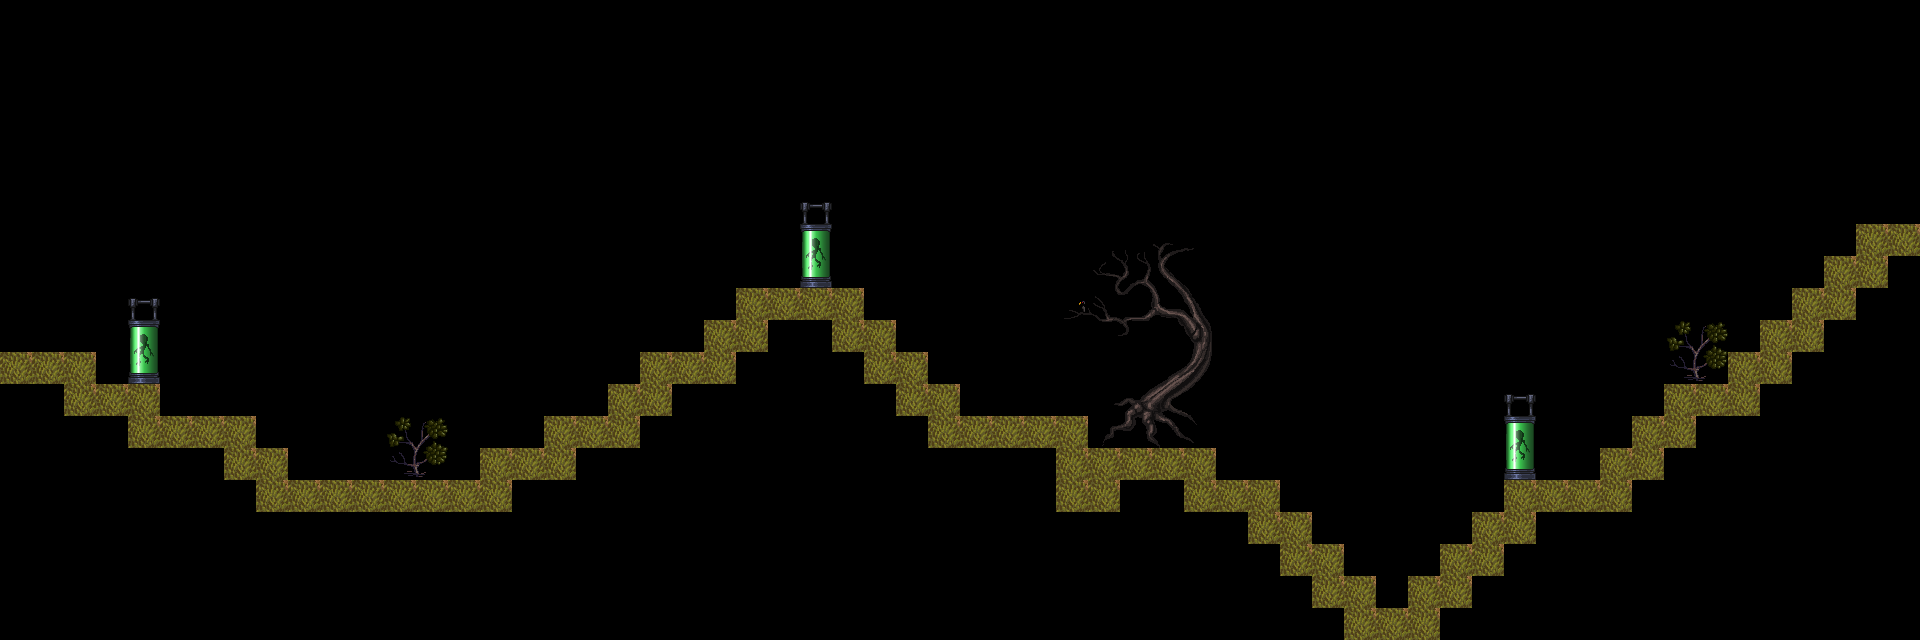

This is a level from a 2D game, rendered from its Tiled map with the project's own tilesets. A one-line summary and the complete map file follow:
An orthogonal 60x20 tile map with 32x32 px tiles, 2 tile layers (Tile Layer 1, Tile Layer 2).

<map version="1.2" tiledversion="1.3.3" orientation="orthogonal" renderorder="right-down" width="60" height="20" tilewidth="32" tileheight="32" infinite="0" nextlayerid="3" nextobjectid="1">
 <tileset firstgid="1" name="tileset3" tilewidth="32" tileheight="32" tilecount="900" columns="30">
  <image source="tileset3.png" width="960" height="960" />
 </tileset>
 <layer id="1" name="Tile Layer 1" width="60" height="20">
  <data encoding="csv">
0,0,0,0,0,0,0,0,0,0,0,0,0,0,0,0,0,0,0,0,0,0,0,0,0,0,0,0,0,0,0,0,0,0,0,0,0,0,0,0,0,0,0,0,0,0,0,0,0,0,0,0,0,0,0,0,0,0,0,0,
0,0,0,0,0,0,0,0,0,0,0,0,0,0,0,0,0,0,0,0,0,0,0,0,0,0,0,0,0,0,0,0,0,0,0,0,0,0,0,0,0,0,0,0,0,0,0,0,0,0,0,0,0,0,0,0,0,0,0,0,
0,0,0,0,0,0,0,0,0,0,0,0,0,0,0,0,0,0,0,0,0,0,0,0,0,0,0,0,0,0,0,0,0,0,0,0,0,0,0,0,0,0,0,0,0,0,0,0,0,0,0,0,0,0,0,0,0,0,0,0,
0,0,0,0,0,0,0,0,0,0,0,0,0,0,0,0,0,0,0,0,0,0,0,0,0,0,0,0,0,0,0,0,0,0,0,0,0,0,0,0,0,0,0,0,0,0,0,0,0,0,0,0,0,0,0,0,0,0,0,0,
0,0,0,0,0,0,0,0,0,0,0,0,0,0,0,0,0,0,0,0,0,0,0,0,0,0,0,0,0,0,0,0,0,0,0,0,0,0,0,0,0,0,0,0,0,0,0,0,0,0,0,0,0,0,0,0,0,0,0,0,
0,0,0,0,0,0,0,0,0,0,0,0,0,0,0,0,0,0,0,0,0,0,0,0,0,0,0,0,0,0,0,0,0,0,0,0,0,0,0,0,0,0,0,0,0,0,0,0,0,0,0,0,0,0,0,0,0,0,0,0,
0,0,0,0,0,0,0,0,0,0,0,0,0,0,0,0,0,0,0,0,0,0,0,0,0,0,0,0,0,0,0,0,0,0,0,0,0,0,0,0,0,0,0,0,0,0,0,0,0,0,0,0,0,0,0,0,0,0,0,0,
0,0,0,0,0,0,0,0,0,0,0,0,0,0,0,0,0,0,0,0,0,0,0,0,0,0,0,0,0,0,0,0,0,0,0,0,0,0,0,0,0,0,0,0,0,0,0,0,0,0,0,0,0,0,0,0,0,0,858,858,
0,0,0,0,0,0,0,0,0,0,0,0,0,0,0,0,0,0,0,0,0,0,0,0,0,0,0,0,0,0,0,0,0,0,0,0,0,0,0,0,0,0,0,0,0,0,0,0,0,0,0,0,0,0,0,0,0,858,858,0,
0,0,0,0,0,0,0,0,0,0,0,0,0,0,0,0,0,0,0,0,0,0,0,858,858,858,858,0,0,0,0,0,0,0,0,0,0,0,0,0,0,0,0,0,0,0,0,0,0,0,0,0,0,0,0,0,858,858,0,0,
0,0,0,0,0,0,0,0,0,0,0,0,0,0,0,0,0,0,0,0,0,0,858,858,0,0,858,858,0,0,0,0,0,0,0,0,0,0,0,0,0,0,0,0,0,0,0,0,0,0,0,0,0,0,0,858,858,0,0,0,
858,858,858,0,0,0,0,0,0,0,0,0,0,0,0,0,0,0,0,0,858,858,858,0,0,0,0,858,858,0,0,0,0,0,0,0,0,0,0,0,0,0,0,0,0,0,0,0,0,0,0,0,0,0,858,858,0,0,0,0,
0,0,858,858,858,0,0,0,0,0,0,0,0,0,0,0,0,0,0,858,858,0,0,0,0,0,0,0,858,858,0,0,0,0,0,0,0,0,0,0,0,0,0,0,0,0,0,0,0,0,0,0,858,858,858,0,0,0,0,0,
0,0,0,0,858,858,858,858,0,0,0,0,0,0,0,0,0,858,858,858,0,0,0,0,0,0,0,0,0,858,858,858,858,858,0,0,0,0,0,0,0,0,0,0,0,0,0,0,0,0,0,858,858,0,0,0,0,0,0,0,
0,0,0,0,0,0,0,858,858,0,0,0,0,0,0,858,858,858,0,0,0,0,0,0,0,0,0,0,0,0,0,0,0,858,858,858,858,858,0,0,0,0,0,0,0,0,0,0,0,0,858,858,0,0,0,0,0,0,0,0,
0,0,0,0,0,0,0,0,858,858,858,858,858,858,858,858,0,0,0,0,0,0,0,0,0,0,0,0,0,0,0,0,0,858,858,0,0,858,858,858,0,0,0,0,0,0,0,858,858,858,858,0,0,0,0,0,0,0,0,0,
0,0,0,0,0,0,0,0,0,0,0,0,0,0,0,0,0,0,0,0,0,0,0,0,0,0,0,0,0,0,0,0,0,0,0,0,0,0,0,858,858,0,0,0,0,0,858,858,0,0,0,0,0,0,0,0,0,0,0,0,
0,0,0,0,0,0,0,0,0,0,0,0,0,0,0,0,0,0,0,0,0,0,0,0,0,0,0,0,0,0,0,0,0,0,0,0,0,0,0,0,858,858,0,0,0,858,858,0,0,0,0,0,0,0,0,0,0,0,0,0,
0,0,0,0,0,0,0,0,0,0,0,0,0,0,0,0,0,0,0,0,0,0,0,0,0,0,0,0,0,0,0,0,0,0,0,0,0,0,0,0,0,858,858,0,858,858,0,0,0,0,0,0,0,0,0,0,0,0,0,0,
0,0,0,0,0,0,0,0,0,0,0,0,0,0,0,0,0,0,0,0,0,0,0,0,0,0,0,0,0,0,0,0,0,0,0,0,0,0,0,0,0,0,858,858,858,0,0,0,0,0,0,0,0,0,0,0,0,0,0,0
</data>
 </layer>
 <layer id="2" name="Tile Layer 2" width="60" height="20">
  <data encoding="csv">
0,0,0,0,0,0,0,0,0,0,0,0,0,0,0,0,0,0,0,0,0,0,0,0,0,0,0,0,0,0,0,0,0,0,0,0,0,0,0,0,0,0,0,0,0,0,0,0,0,0,0,0,0,0,0,0,0,0,0,0,
0,0,0,0,0,0,0,0,0,0,0,0,0,0,0,0,0,0,0,0,0,0,0,0,0,0,0,0,0,0,0,0,0,0,0,0,0,0,0,0,0,0,0,0,0,0,0,0,0,0,0,0,0,0,0,0,0,0,0,0,
0,0,0,0,0,0,0,0,0,0,0,0,0,0,0,0,0,0,0,0,0,0,0,0,0,0,0,0,0,0,0,0,0,0,0,0,0,0,0,0,0,0,0,0,0,0,0,0,0,0,0,0,0,0,0,0,0,0,0,0,
0,0,0,0,0,0,0,0,0,0,0,0,0,0,0,0,0,0,0,0,0,0,0,0,0,0,0,0,0,0,0,0,0,0,0,0,0,0,0,0,0,0,0,0,0,0,0,0,0,0,0,0,0,0,0,0,0,0,0,0,
0,0,0,0,0,0,0,0,0,0,0,0,0,0,0,0,0,0,0,0,0,0,0,0,0,0,0,0,0,0,0,0,0,0,0,0,0,0,0,0,0,0,0,0,0,0,0,0,0,0,0,0,0,0,0,0,0,0,0,0,
0,0,0,0,0,0,0,0,0,0,0,0,0,0,0,0,0,0,0,0,0,0,0,0,0,0,0,0,0,0,0,0,0,0,0,0,0,0,0,0,0,0,0,0,0,0,0,0,0,0,0,0,0,0,0,0,0,0,0,0,
0,0,0,0,0,0,0,0,0,0,0,0,0,0,0,0,0,0,0,0,0,0,0,0,0,189,0,0,0,0,0,0,0,0,0,0,0,0,0,0,0,0,0,0,0,0,0,0,0,0,0,0,0,0,0,0,0,0,0,0,
0,0,0,0,0,0,0,0,0,0,0,0,0,0,0,0,0,0,0,0,0,0,0,0,0,219,0,0,0,0,0,0,0,0,407,408,409,410,0,0,0,0,0,0,0,0,0,0,0,0,0,0,0,0,0,0,0,0,0,0,
0,0,0,0,0,0,0,0,0,0,0,0,0,0,0,0,0,0,0,0,0,0,0,0,0,249,0,0,0,0,0,0,0,0,437,438,439,440,0,0,0,0,0,0,0,0,0,0,0,0,0,0,0,0,0,0,0,0,0,0,
0,0,0,0,189,0,0,0,0,0,0,0,0,0,0,0,0,0,0,0,0,0,0,0,0,0,0,0,0,0,0,0,0,466,467,468,469,470,0,0,0,0,0,0,0,0,0,0,0,0,0,0,0,0,0,0,0,0,0,0,
0,0,0,0,219,0,0,0,0,0,0,0,0,0,0,0,0,0,0,0,0,0,0,0,0,0,0,0,0,0,0,0,0,0,497,498,499,500,0,0,0,0,0,0,0,0,0,0,0,0,0,0,433,434,0,0,0,0,0,0,
0,0,0,0,249,0,0,0,0,0,0,0,0,0,0,0,0,0,0,0,0,0,0,0,0,0,0,0,0,0,0,0,0,0,0,0,529,530,0,0,0,0,0,0,0,0,0,0,0,0,0,0,463,464,0,0,0,0,0,0,
0,0,0,0,0,0,0,0,0,0,0,0,0,0,0,0,0,0,0,0,0,0,0,0,0,0,0,0,0,0,0,0,0,0,557,558,559,560,0,0,0,0,0,0,0,0,0,189,0,0,0,0,0,0,0,0,0,0,0,0,
0,0,0,0,0,0,0,0,0,0,0,0,433,434,0,0,0,0,0,0,0,0,0,0,0,0,0,0,0,0,0,0,0,0,587,588,589,590,0,0,0,0,0,0,0,0,0,219,0,0,0,0,0,0,0,0,0,0,0,0,
0,0,0,0,0,0,0,0,0,0,0,0,463,464,0,0,0,0,0,0,0,0,0,0,0,0,0,0,0,0,0,0,0,0,0,0,0,0,0,0,0,0,0,0,0,0,0,249,0,0,0,0,0,0,0,0,0,0,0,0,
0,0,0,0,0,0,0,0,0,0,0,0,0,0,0,0,0,0,0,0,0,0,0,0,0,0,0,0,0,0,0,0,0,0,0,0,0,0,0,0,0,0,0,0,0,0,0,0,0,0,0,0,0,0,0,0,0,0,0,0,
0,0,0,0,0,0,0,0,0,0,0,0,0,0,0,0,0,0,0,0,0,0,0,0,0,0,0,0,0,0,0,0,0,0,0,0,0,0,0,0,0,0,0,0,0,0,0,0,0,0,0,0,0,0,0,0,0,0,0,0,
0,0,0,0,0,0,0,0,0,0,0,0,0,0,0,0,0,0,0,0,0,0,0,0,0,0,0,0,0,0,0,0,0,0,0,0,0,0,0,0,0,0,0,0,0,0,0,0,0,0,0,0,0,0,0,0,0,0,0,0,
0,0,0,0,0,0,0,0,0,0,0,0,0,0,0,0,0,0,0,0,0,0,0,0,0,0,0,0,0,0,0,0,0,0,0,0,0,0,0,0,0,0,0,0,0,0,0,0,0,0,0,0,0,0,0,0,0,0,0,0,
0,0,0,0,0,0,0,0,0,0,0,0,0,0,0,0,0,0,0,0,0,0,0,0,0,0,0,0,0,0,0,0,0,0,0,0,0,0,0,0,0,0,0,0,0,0,0,0,0,0,0,0,0,0,0,0,0,0,0,0
</data>
 </layer>
</map>
